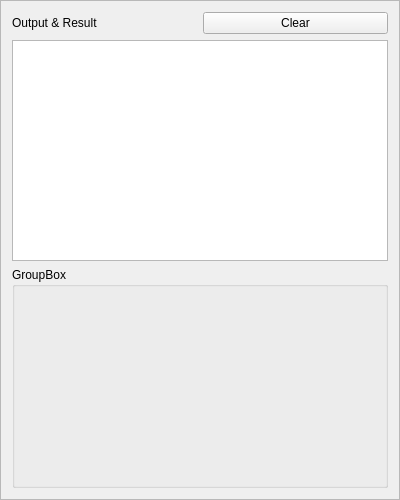
      <widget class="QFrame" name="frame_2">
       <property name="minimumSize">
        <size>
         <width>400</width>
         <height>500</height>
        </size>
       </property>
       <property name="frameShape">
        <enum>QFrame::StyledPanel</enum>
       </property>
       <property name="frameShadow">
        <enum>QFrame::Raised</enum>
       </property>
       <layout class="QVBoxLayout" name="verticalLayout_9">
        <item>
         <layout class="QVBoxLayout" name="verticalLayout_6">
          <item>
           <layout class="QVBoxLayout" name="verticalLayout_5" stretch="1,10,10">
            <item>
             <layout class="QHBoxLayout" name="horizontalLayout_16">
              <item>
               <widget class="QLabel" name="output_label">
                <property name="text">
                 <string>Output &amp; Result</string>
                </property>
               </widget>
              </item>
              <item>
               <widget class="QPushButton" name="clear_button">
                <property name="layoutDirection">
                 <enum>Qt::LeftToRight</enum>
                </property>
                <property name="autoFillBackground">
                 <bool>false</bool>
                </property>
                <property name="text">
                 <string>Clear</string>
                </property>
                <property name="default">
                 <bool>false</bool>
                </property>
                <property name="flat">
                 <bool>false</bool>
                </property>
               </widget>
              </item>
             </layout>
            </item>
            <item>
             <widget class="QTextBrowser" name="display_text">
              <property name="minimumSize">
               <size>
                <width>198</width>
                <height>0</height>
               </size>
              </property>
              <property name="sizeAdjustPolicy">
               <enum>QAbstractScrollArea::AdjustIgnored</enum>
              </property>
             </widget>
            </item>
            <item>
             <layout class="QVBoxLayout" name="verticalLayout_11">
              <item>
               <widget class="QGroupBox" name="groupBox">
                <property name="title">
                 <string>GroupBox</string>
                </property>
               </widget>
              </item>
             </layout>
            </item>
           </layout>
          </item>
         </layout>
        </item>
       </layout>
      </widget>
